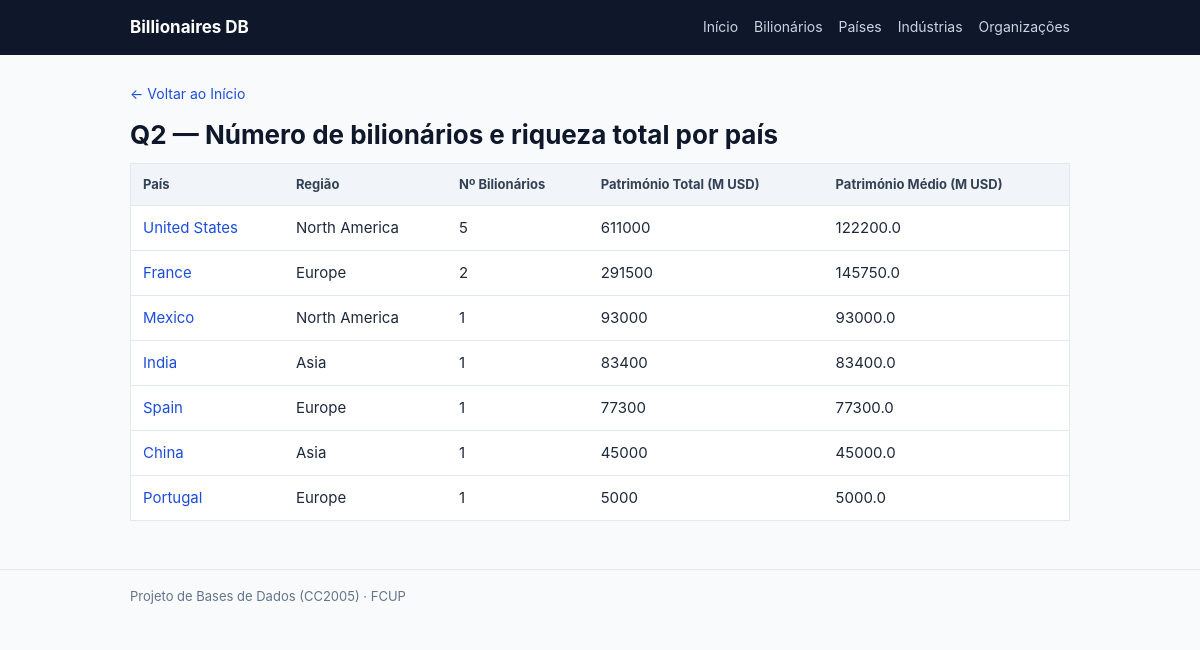
Screenshot of /queries/2 with the database file from the repository.
### tables this page shows
CREATE TABLE countries (
    country_id INTEGER PRIMARY KEY AUTOINCREMENT,
    name TEXT NOT NULL UNIQUE,
    region TEXT NOT NULL,
    gdp_billion_usd REAL,
    population INTEGER,
    tax_rate REAL,
    cpi REAL
);

### app.py (the view)
@APP.route('/queries/2')
def query2():
    rows = db.execute("""
        SELECT c.country_id, c.name AS country_name, c.region,
               COUNT(b.billionaire_id) AS total_billionaires,
               SUM(b.net_worth_million) AS total_worth,
               ROUND(AVG(b.net_worth_million), 1) AS avg_worth
        FROM countries c
        JOIN billionaires b ON b.citizenship_country_id = c.country_id
        GROUP BY c.country_id, c.name, c.region
        ORDER BY total_worth DESC
    """).fetchall()
    return render_template('query2.html', rows=rows)

### db.py (called while the page is built)
def execute(sql, args=None):
    if 'conn' not in DB:
        connect()
    sql = re.sub(r'\s+', ' ', sql).strip()
    logging.info('SQL: %s | Args: %s', sql, args)
    cursor = DB['conn'].cursor()
    if args is not None:
        return cursor.execute(sql, args)
    return cursor.execute(sql)

### templates/query2.html (shortened to what this page needs)
{% extends 'base.html' %}
{% block content %}
<p class="back-link"><a href="/">← Voltar ao Início</a></p>
<h1>Q2 — Número de bilionários e riqueza total por país</h1>
<table>
  <thead>
    <tr>
      <th>País</th>
      <th>Região</th>
      <th>Nº Bilionários</th>
      <th>Património Total (M USD)</th>
      <th>Património Médio (M USD)</th>
    </tr>
  </thead>
  <tbody>
    {% for r in rows %}
    <tr>
      <td><a href="/countries/{{ r.country_id }}">{{ r.country_name }}</a></td>
      <td>{{ r.region }}</td>
      <td>{{ r.total_billionaires }}</td>
      <td>{{ r.total_worth }}</td>
      <td>{{ r.avg_worth }}</td>
    </tr>
    {% endfor %}
  </tbody>
</table>
{% endblock %}

### static/style.css (style rules this page uses)
* { box-sizing: border-box; }
body { margin: 0; font-family: -apple-system, BlinkMacSystemFont, "Segoe UI", Roboto, Helvetica, Arial, sans-serif; font-size: 15px; line-height: 1.6; color: #1e293b; background: #f8fafc; }
a { color: #1d4ed8; text-decoration: none; }
h1 { margin: 0 0 8px; font-size: 26px; color: #0f172a; }
.back-link { margin: 0 0 8px; font-size: 14px; }
table { width: 100%; border-collapse: collapse; background: #ffffff; border: 1px solid #e2e8f0; margin-bottom: 20px; }
th, td { text-align: left; padding: 10px 12px; border-bottom: 1px solid #e2e8f0; }
th { background: #f1f5f9; font-size: 13px; color: #334155; }

### rows the page displays
countries: country_name "United States", region "North America", total_billionaires "5", total_worth "611000", avg_worth "122200.0"
countries: country_name "France", region "Europe", total_billionaires "2", total_worth "291500", avg_worth "145750.0"
countries: country_name "Mexico", region "North America", total_billionaires "1", total_worth "93000", avg_worth "93000.0"
countries: country_name "India", region "Asia", total_billionaires "1", total_worth "83400", avg_worth "83400.0"
countries: country_name "Spain", region "Europe", total_billionaires "1", total_worth "77300", avg_worth "77300.0"
countries: country_name "China", region "Asia", total_billionaires "1", total_worth "45000", avg_worth "45000.0"
countries: country_name "Portugal", region "Europe", total_billionaires "1", total_worth "5000", avg_worth "5000.0"
